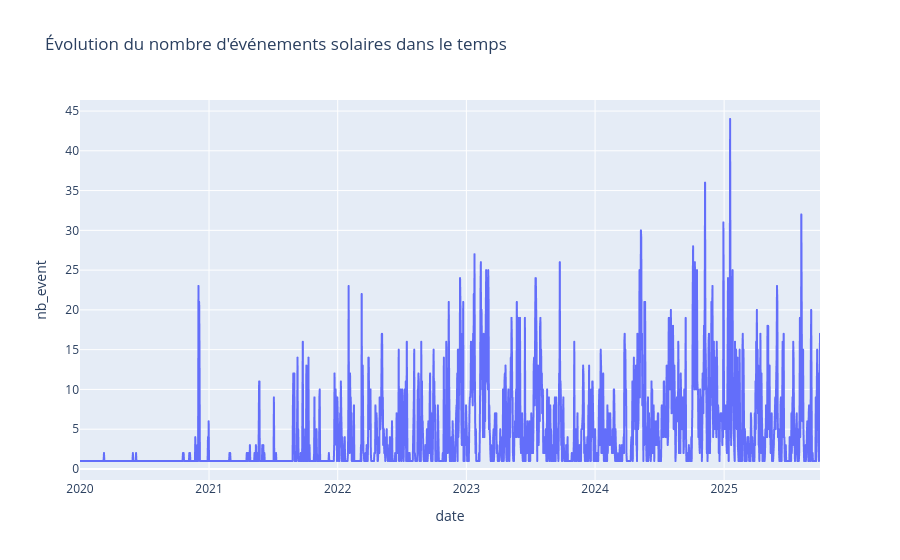

Notebook code for this chart:
### Markdown cell above
## Analyse temporelle

### Code cell
# Nettoyage date
df["date"] = pd.to_datetime(df["date"], errors="coerce")
df["nb_event"] = pd.to_numeric(df["nb_event"], errors="coerce")
df = df.sort_values("date")

# Visualisation Plotly
fig = px.line(
    df,
    x="date",
    y="nb_event",
    title="Évolution du nombre d'événements solaires dans le temps",
)

fig.show()

### Figure 1 — Plotly figure (JSON) as saved in the notebook; plotly's stock layout.template omitted (floating-point values rounded to 4 significant figures; data arrays with more than 128 entries replaced by an {"elided": "..."} marker saying what was removed)
{"data": [{"hovertemplate": "date=%{x}<br>nb_event=%{y}<extra></extra>", "legendgroup": "", "line": {"color": "#636efa", "dash": "solid"}, "marker": {"symbol": "circle"}, "mode": "lines", "name": "", "showlegend": false, "type": "scattergl", "x": {"elided": "2087 str values"}, "xaxis": "x", "y": {"elided": "2087 int values"}, "yaxis": "y"}], "layout": {"legend": {"tracegroupgap": 0}, "title": {"text": "Évolution du nombre d'événements solaires dans le temps"}, "xaxis": {"anchor": "y", "domain": [0, 1], "title": {"text": "date"}}, "yaxis": {"anchor": "x", "domain": [0, 1], "title": {"text": "nb_event"}}}}
